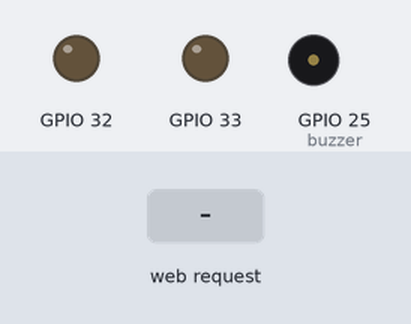
The program below on a simulated ESP32. On the bench: output pins drawn as LEDs (lit = HIGH), buzzer (waves = sounding). The test bench sets the inputs (shaded band). WiFi joins after 1.5 s; servers stay silent unless stated; what the program prints to the serial monitor is not drawn.

Above: at 2.7 s.
2.8 s: HTTP request GET /unlock received
At 2.93 s:
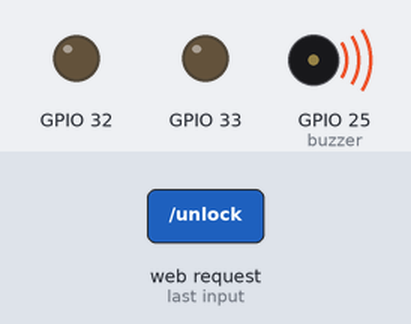
4.8 s: HTTP request GET /lock received
At 4.93 s:
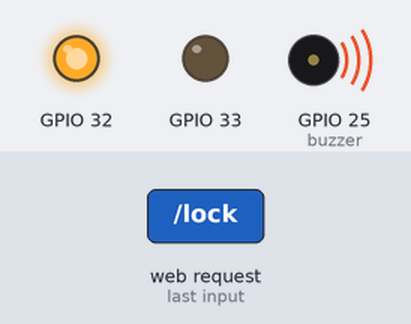
At 6.3 s:
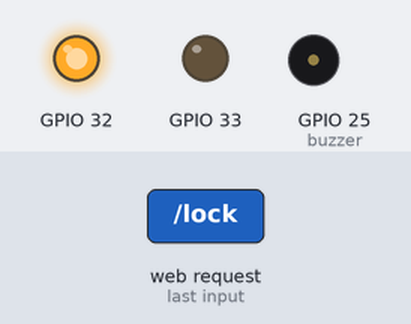
Timing chart, 0 to 21.3 s (numbered marks = the images above; inputs shaded):
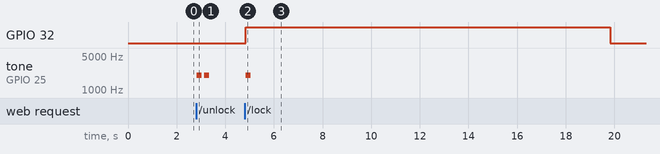

Measured:
- after the input at 2.8 s, tone on GPIO 25 (buzzer): alternates 2000 Hz for 0.20 s and silent for 0.10 s, 4 changes in all, then stays silent, starting at once
- after the input at 4.8 s, GPIO 32: LOW → HIGH at once, → LOW 15.0 s later; tone on GPIO 25 (buzzer): silent → 2000 Hz at once, → silent 0.20 s later

The program:

main.cpp
```cpp
#include "Arduino.h"
#include "motor.h"
#include "SPI.h"
#include "rfid.h"
#include "Wifi.h"

const char* ssid = "NJIoT";
const char* password = "mythings";

// Set web server port number to 80
WiFiServer server(80);

// Variable to store the HTTP request
String header;

// Time vars
unsigned long currentTime = millis();
unsigned long previousTime = 0;
const long timeoutTime = 2000; // milliseconds

bool usingWebLock;

// RFID reader
RFID rfid(5, 4);
String rfidCard;
String rfidCardTest;

// Worm motors
motor motor(32, 33, false);

bool open_;
bool moving_;

long waitTime_;
long startTime_;

//Buzzer and LED
int buzzer = 25;

void startWaiting(long wait) {
  startTime_ = millis();
  waitTime_ = wait;
  moving_ = true;
}

void updateMotor() {
  if (moving_ && millis() > startTime_ + waitTime_) {
    motor.drive(0);
    open_ = !open_;
    moving_ = false;
  }
}

bool closeLatch() {
  if (open_ && !moving_) {
    motor.drive(255);
    startWaiting(15000);
    return true;
  }
  return false;
}

bool openLatch() {
  if (!open_ && !moving_) {
    motor.drive(-255);
    startWaiting(15000);
    return true;
  }
  return false;
}

long buzzStartTime;

void buzz() {
  if (millis() > buzzStartTime + 250) {
    //tone(buzzer, 2000);
    ledcWriteTone(0, 2000);
    buzzStartTime = millis();
  }
}

void updateBuzzer() {
  if (millis() > buzzStartTime + 200) {
    //noTone(buzzer);
    ledcWriteTone(0, 0);
  }
}

void setup() {
  open_ = true;
  moving_ = false;
  usingWebLock = false;

  Serial.begin(115200);

  // Connect to Wi-Fi network with SSID and password
  Serial.print("Connecting to ");
  Serial.println(ssid);
  WiFi.begin(ssid, password);
  while (WiFi.status() != WL_CONNECTED) {
    delay(500);
    Serial.print(".");
  }

  // Print local IP address and start web server
  Serial.println("");
  Serial.println("WiFi connected.");
  Serial.println("IP address: ");
  Serial.println(WiFi.localIP());
  server.begin();

  SPI.begin();
  rfid.init();

  //pinMode(buzzer, OUTPUT);
  ledcAttachPin(buzzer, 0);
}

void loop() {
  WiFiClient client = server.available();   // Listen for incoming clients

  if (client) {                             // If a new client connects,
    currentTime = millis();
    previousTime = currentTime;
    Serial.println("New Client.");          // print a message out in the serial port

    String currentLine = "";                // make a String to hold incoming data from the client
    while (client.connected() && currentTime - previousTime <= timeoutTime) {  // loop while the client's connected
      currentTime = millis();

      if (client.available()) {             // if there's bytes to read from the client,
        char c = client.read();             // read a byte, then
        Serial.write(c);                    // print it out the serial monitor
        header += c;

        /* if the byte is a newline character
           if the current line is blank, you got two newline characters in a row.
           that's the end of the client HTTP request, so send a response: */

        if (c == '\n') {
          if (currentLine.length() == 0) {
            /* HTTP headers always start with a response code (e.g. HTTP/1.1 200 OK)
               and a content-type so the client knows what's coming, then a blank line: */
            client.println("HTTP/1.1 200 OK");
            client.println("Content-type:text/html");
            client.println("Connection: close");
            client.println();

            // Handle HTTP Requests
            if (!moving_) {
              if (header.indexOf("/lock") >= 0) { // --> Locking Mechanism
                Serial.println("Engaging locking mechansim");

                // Call method to engage locking mech
                if (closeLatch()) {
                  usingWebLock = true;
                  buzz();
                }
              } else if (header.indexOf("/unlock") >= 0) { // --> Unlocking Mechanism
                  Serial.println("Engaging unlocking mechanism");

                  // Call method to enage unlocking mech
                  if (usingWebLock && openLatch()) {
                    usingWebLock = false;
                    buzz();
                  }
                  else {
                    buzz();
                    while (millis() < buzzStartTime + 300) {
                      updateBuzzer();
                    }
                    buzz();
                  }
              }
            }

            // The HTTP response ends with another blank line
            client.println();

            // Break out of the while loop
            break;
          } else { // if you got a newline, then clear currentLine
            currentLine = "";
          }
        } else if (c != '\r') {  /* if you got anything else but a carriage return
                                    character, add it to the end of the currentLine */
          currentLine += c;
        }
      }

      updateMotor();
      updateBuzzer();
    }

    // Clear the header variable
    header = "";
    // Close the connection
    client.stop();
    Serial.println("Client disconnected.");
    Serial.println("");
  }

  if (open_ && !moving_)
  {
    if (rfid.isCard()) {
      if (rfid.readCardSerial()) {
        rfidCardTest = String(rfid.serNum[0]) + " " + String(rfid.serNum[1]) + " " + String(rfid.serNum[2]) + " " + String(rfid.serNum[3]);
        //setColor(0, 1, 0);
        //delay(1000);
        //setColor(0,0,0);
        closeLatch();
        buzz();
      }
    }
  }

  else if (!moving_) {
    if (rfid.isCard())
    {
      if (rfid.readCardSerial()) {
      rfidCard = String(rfid.serNum[0]) + " " + String(rfid.serNum[1]) + " " + String(rfid.serNum[2]) + " " + String(rfid.serNum[3]);

        if (rfidCard.equals(rfidCardTest))
        {
          Serial.println("Unlocked");
          // setColor(0, 1, 0);
          // delay(1000);
          // setColor(0,0,0);
          if (usingWebLock) {
            buzz();
          }
          else {
            openLatch();
            buzz();
          }
        }
        else
        {
          Serial.println("Locked - Try again");
          // setColor(1, 0, 0);
          // delay(1000);
          // setColor(0,0,0);
          buzz();
        }
      }
    }
  }

  rfid.halt();

  updateMotor();
  updateBuzzer();

  delay(5);
}
```

motor.h
```cpp
#include "Arduino.h"

class motor {

  public:

    motor(int motorPinA, int motorPinB, bool reversed);

    /**
    * @param speed Speed, from -255 to 255
    */
    void drive(int speed);

  private:

    int motorPinA, motorPinB;
};
```

motor.cpp
```cpp
#include "motor.h"

motor::motor(int motorPinA, int motorPinB, bool reversed) {
    if (!reversed) {
        this->motorPinA = motorPinA;
        this->motorPinB = motorPinB;
    }
    else {
        this->motorPinA = motorPinB;
        this->motorPinB = motorPinA;
    }

    pinMode(motorPinA, OUTPUT);
    pinMode(motorPinB, OUTPUT);
}

void motor::drive(int speed) {
    if (speed > 0) {
        analogWrite(motorPinB, 0);
        analogWrite(motorPinA, speed);
    }
    else if (speed < 0) {
        analogWrite(motorPinA, 0);
        analogWrite(motorPinB, -speed);
    }
    else {
        analogWrite(motorPinA, 0);
        analogWrite(motorPinB, 0);
    }
}
```
